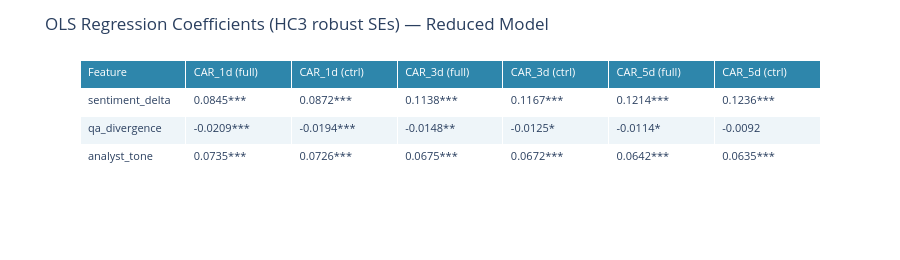

Notebook code for this chart:
### Markdown cell above
## Regression Analysis

OLS regression with HC3 heteroskedasticity-robust standard errors.

**Two model variants:**
- **Model A** (full sample, ~14k events): sentiment features only
- **Model B** (controlled, ~8.2k events): adds `log(market_cap)` + sector dummies

**Feature reduction:** The full 7-feature model produced severe multicollinearity
(net_sentiment VIF=56, sentiment_variance VIF=91). The reduced 3-feature model —
`sentiment_delta`, `qa_divergence`, `analyst_tone` — addresses this cleanly (all VIF < 5).
The full model is shown for transparency; the reduced model is the primary specification.

### Code cell
# Run reduced model for all three windows (both variants)
reg_results = {}
for target in CAR_COLUMNS:
    reg_results[f"{target}_full"] = regression_analysis(
        df, target, REDUCED_FEATURES, control_vars=[])
    reg_results[f"{target}_ctrl"] = regression_analysis(
        df, target, REDUCED_FEATURES, control_vars=["log_market_cap"])

# Build summary comparison table
rows = []
for feat in REDUCED_FEATURES:
    row = {"Feature": feat}
    for target in CAR_COLUMNS:
        for variant, suffix in [("_full", "A"), ("_ctrl", "B")]:
            key = f"{target}{variant}"
            res = reg_results[key]["summary_df"]
            if feat in res.index:
                coef = res.loc[feat, "coef"]
                pval = res.loc[feat, "p_value"]
                sig = "***" if pval < 0.001 else ("**" if pval < 0.01 else ("*" if pval < 0.05 else ""))
                row[f"{target} M{suffix}"] = f"{coef:.4f}{sig}"
    rows.append(row)

reg_table = pd.DataFrame(rows).set_index("Feature")
display(reg_table)

# R² and N summary
print("\nModel fit summary:")
for target in CAR_COLUMNS:
    rf = reg_results[f"{target}_full"]
    rc = reg_results[f"{target}_ctrl"]
    print(f"  {target} — Model A: R²={rf['r_squared']:.4f} n={rf['n_obs']:,} | "
          f"Model B: R²={rc['r_squared']:.4f} n={rc['n_obs']:,}")
print("  * p<0.05  ** p<0.01  *** p<0.001  |  Model A = no controls, Model B = +log_market_cap+sector")

# Plotly table for the figure
header_cols = ["Feature"] + [f"{t} {'(full)' if v=='_full' else '(ctrl)'}"
                               for t in CAR_COLUMNS for v in ["_full","_ctrl"]]
table_rows_display = []
for feat in REDUCED_FEATURES:
    r = [feat]
    for target in CAR_COLUMNS:
        for variant, suffix in [("_full","A"),("_ctrl","B")]:
            res = reg_results[f"{target}{variant}"]["summary_df"]
            if feat in res.index:
                coef = res.loc[feat,"coef"]
                pval = res.loc[feat,"p_value"]
                sig = "***" if pval<0.001 else ("**" if pval<0.01 else ("*" if pval<0.05 else ""))
                r.append(f"{coef:.4f}{sig}")
            else:
                r.append("—")
    table_rows_display.append(r)

fig = go.Figure(go.Table(
    header=dict(
        values=header_cols,
        fill_color=C["positive"], font=dict(color="white", size=11),
        align="left",
    ),
    cells=dict(
        values=list(zip(*table_rows_display)),
        fill_color=[["white","rgba(46,134,171,0.08)"]*3],
        align="left", font=dict(size=11),
        height=28,
    ),
))
fig.update_layout(
    title="OLS Regression Coefficients (HC3 robust SEs) — Reduced Model",
    height=260, margin=dict(t=60, b=20),
)
save_fig(fig, "signal_regression_table", width=950, height=260)

### Figure 1 — Plotly figure (JSON) as saved in the notebook; plotly's stock layout.template omitted (floating-point values rounded to 4 significant figures)
{"data": [{"cells": {"align": "left", "fill": {"color": [["white", "rgba(46,134,171,0.08)", "white", "rgba(46,134,171,0.08)", "white", "rgba(46,134,171,0.08)"]]}, "font": {"size": 11}, "height": 28, "values": [["sentiment_delta", "qa_divergence", "analyst_tone"], ["0.0845***", "-0.0209***", "0.0735***"], ["0.0872***", "-0.0194***", "0.0726***"], ["0.1138***", "-0.0148**", "0.0675***"], ["0.1167***", "-0.0125*", "0.0672***"], ["0.1214***", "-0.0114*", "0.0642***"], ["0.1236***", "-0.0092", "0.0635***"]]}, "header": {"align": "left", "fill": {"color": "#2E86AB"}, "font": {"color": "white", "size": 11}, "values": ["Feature", "CAR_1d (full)", "CAR_1d (ctrl)", "CAR_3d (full)", "CAR_3d (ctrl)", "CAR_5d (full)", "CAR_5d (ctrl)"]}, "type": "table"}], "layout": {"height": 260, "margin": {"b": 20, "t": 60}, "title": {"text": "OLS Regression Coefficients (HC3 robust SEs) — Reduced Model"}}}
